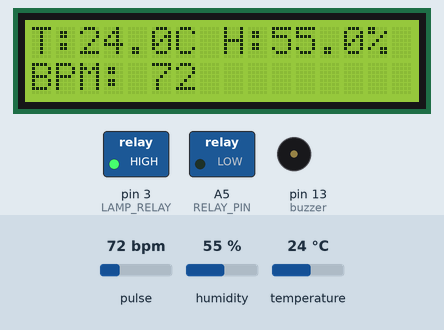
Bench run of a sketch on a simulated Arduino Uno, built with avr-gcc and run on an emulated ATmega328P. Shown: 16×2 character LCD, switched loads named in the sketch (green lamp = pin HIGH), buzzer (waves = sounding, pin HIGH). The test bench sets the inputs (shaded band); at power-on: temperature 24 °C, pulse 72 bpm, humidity 55 %. What the sketch prints to the serial monitor is not drawn.

Above: at 1.6 s.
1.7 s: temperature set to 21 °C
At 4.7 s:
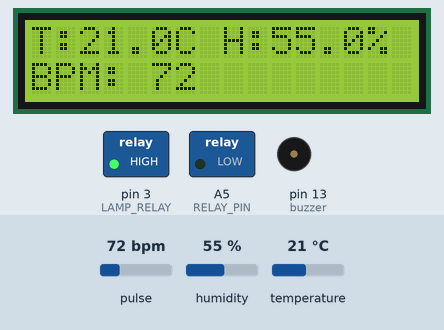
5.5 s: temperature set to 18 °C
At 8.2 s:
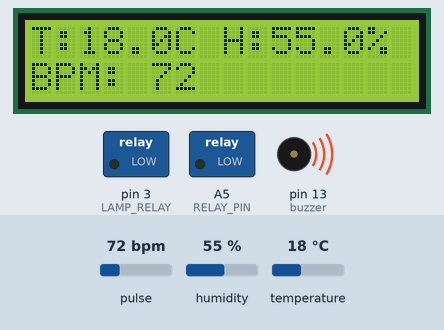
8.6 s: temperature set to 28 °C
At 10.5 s:
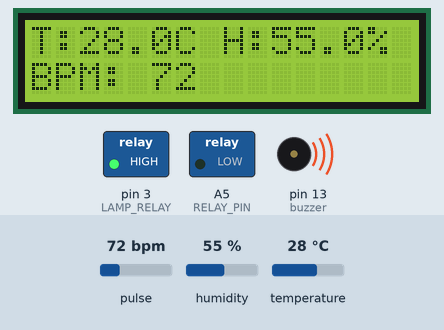
11.6 s: temperature set to 32 °C
At 13.9 s:
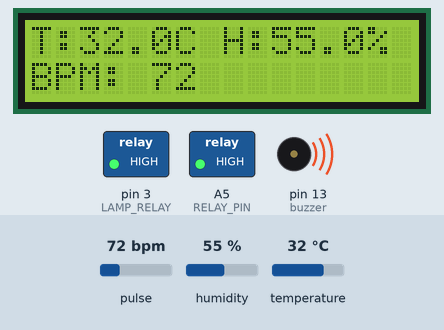
14.6 s: pulse set to 42 bpm
At 17.4 s:
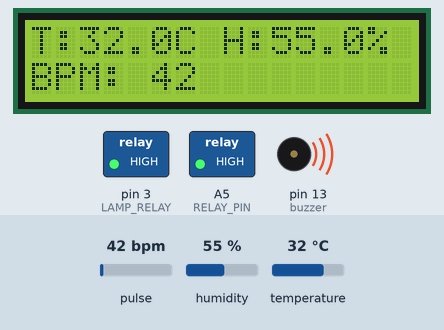
17.7 s: pulse set to 70 bpm
At 19.1 s:
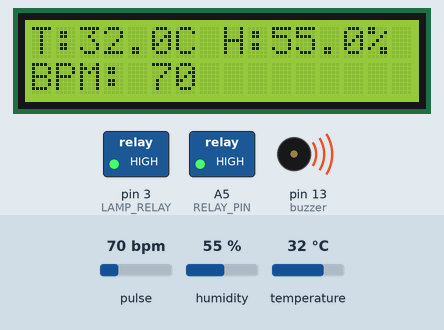
Timing chart, 0 to 20.7 s (numbered marks = the images above; inputs shaded):
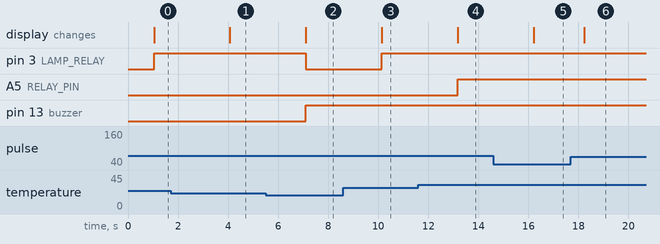

Measured:
- the behaviour switches between 20 and 19 °C on temperature (found by bisection; images 1 and 2)
- the behaviour switches between 30 and 31 °C on temperature (found by bisection; images 3 and 4)
- after the input at 1.7 s, the display: changes after 2.4 s (image 1)
- after the input at 5.5 s, pin 3 (LAMP_RELAY): HIGH → LOW after 1.6 s; pin 13 (buzzer): LOW → HIGH after 1.6 s; the display: changes after 1.6 s (image 2)
- after the input at 8.6 s, pin 3 (LAMP_RELAY): LOW → HIGH after 1.5 s; the display: changes after 1.5 s (image 3)
- after the input at 11.6 s, A5 (RELAY_PIN): LOW → HIGH after 1.6 s; the display: changes after 1.6 s (image 4)
- after the input at 14.6 s, the display: changes after 1.6 s (image 5)
- after the input at 17.7 s, the display: changes after 0.54 s (image 6)

The sketch:

Infant-Incubator.ino
```cpp
#include <LiquidCrystal.h>
#include <PulseSensorPlayground.h>
#include <DHT.h>

#define Temp_Hem 5
#define RELAY_PIN A5
#define DHTTYPE DHT11
#define buzzer 13
int LAMP_RELAY = 3;

DHT dht(Temp_Hem, DHTTYPE);
const int PulseWire = 0;
int Threshold = 550;
int myBPM = 0;

PulseSensorPlayground pulseSensor;
LiquidCrystal lcd(7, 8, 9, 10, 11, 12);

unsigned long previousMillis = 0;
const long interval = 1000; // Temperature/Humidity update interval

void setup() {
    Serial.begin(115200);
    lcd.begin(16, 2);
    pulseSensor.analogInput(PulseWire);
    pulseSensor.setThreshold(Threshold);
    pinMode(RELAY_PIN, OUTPUT);
    pinMode(LAMP_RELAY, OUTPUT);
    pinMode(buzzer, OUTPUT);

    if (pulseSensor.begin()) {
        Serial.println("PulseSensor is ready!");
    }
    dht.begin();
}

void loop() {
    if (pulseSensor.sawStartOfBeat()) {
        myBPM = pulseSensor.getBeatsPerMinute();
        Serial.print("BPM: ");
        Serial.println(myBPM);
    }

    unsigned long currentMillis = millis();
    if (currentMillis - previousMillis >= interval) {
        previousMillis = currentMillis;

        float temperature = dht.readTemperature();
        float humidity = dht.readHumidity();

        if (isnan(temperature) || isnan(humidity)) {
            Serial.println("Failed to read from DHT sensor!");
            lcd.setCursor(0, 0);
            lcd.print("Sensor Error   ");
        } else {
            Serial.print("Temperature = ");
            Serial.print(temperature);
            Serial.println("°C");
            Serial.print("Humidity = ");
            Serial.println(humidity);

            lcd.clear();
            lcd.setCursor(0, 0);
            lcd.print("T:");
            lcd.print(temperature, 1);  // 1 decimal place
            lcd.print("C ");

            lcd.print("H:");
            lcd.print(humidity, 1);
            lcd.print("%");

            lcd.setCursor(0, 1);
            lcd.print("BPM: ");
            lcd.print(myBPM);

            if (temperature > 30) {
                digitalWrite(RELAY_PIN, HIGH);
                digitalWrite(buzzer,HIGH);
            } else {
                digitalWrite(RELAY_PIN, LOW);
            }

            if (temperature < 20 ) {
                digitalWrite(LAMP_RELAY, LOW);
                digitalWrite(buzzer,HIGH);
            } else {
                digitalWrite(LAMP_RELAY, HIGH);
            }
        }
    }
    delay(20);  // Maintain pulse sensor sensitivity
}
```
